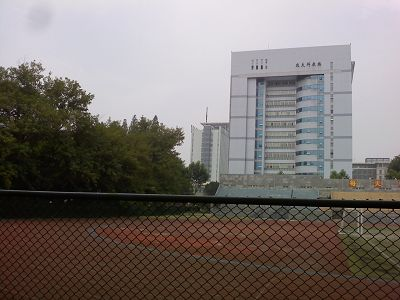
%> input picture matlab/34.jpg, 400 x 300 px
$ octave --eval "result = zoo_x2gray(imread('34.jpg'));"   (GNU Octave 9; MATLAB toolbox functions it lacks are replaced by stand-ins)
%> lines starting %> are read from the running program, lines starting %| are printed output that depends on the picture
function gray=zoo_x2gray(im)
if length(size(im))==3
    gray=rgb2gray(im);
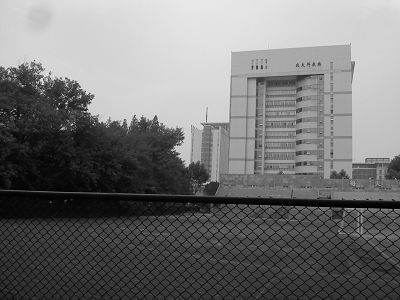
%> gray: size 300x400 uint8; min 0, max 244, mean 116.6
else
    gray=im;
end
gray=uint8(medfilt2(double(gray)));
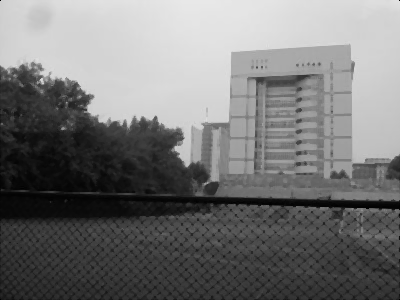
%> gray: size 300x400 uint8; min 0, max 232, mean 117.3

$ run again, on matlab/35.jpg
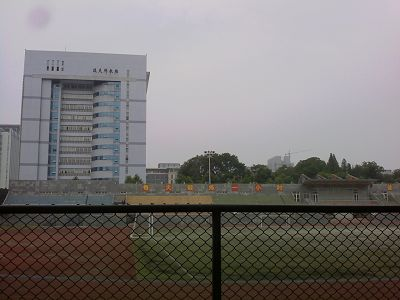
%> input picture matlab/35.jpg, 400 x 300 px
%> in zoo_x2gray, `gray=rgb2gray(im);`:
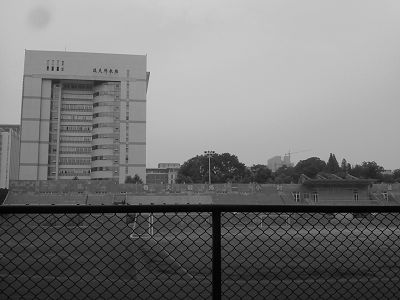
%> gray: size 300x400 uint8; min 0, max 218, mean 120.6
%> in zoo_x2gray, `gray=uint8(medfilt2(double(gray)));`:
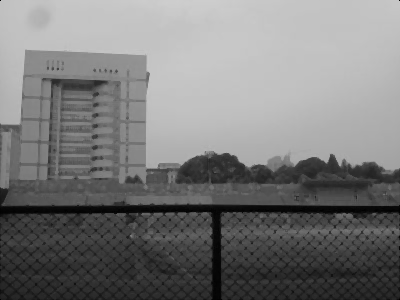
%> gray: size 300x400 uint8; min 0, max 206, mean 121.2
